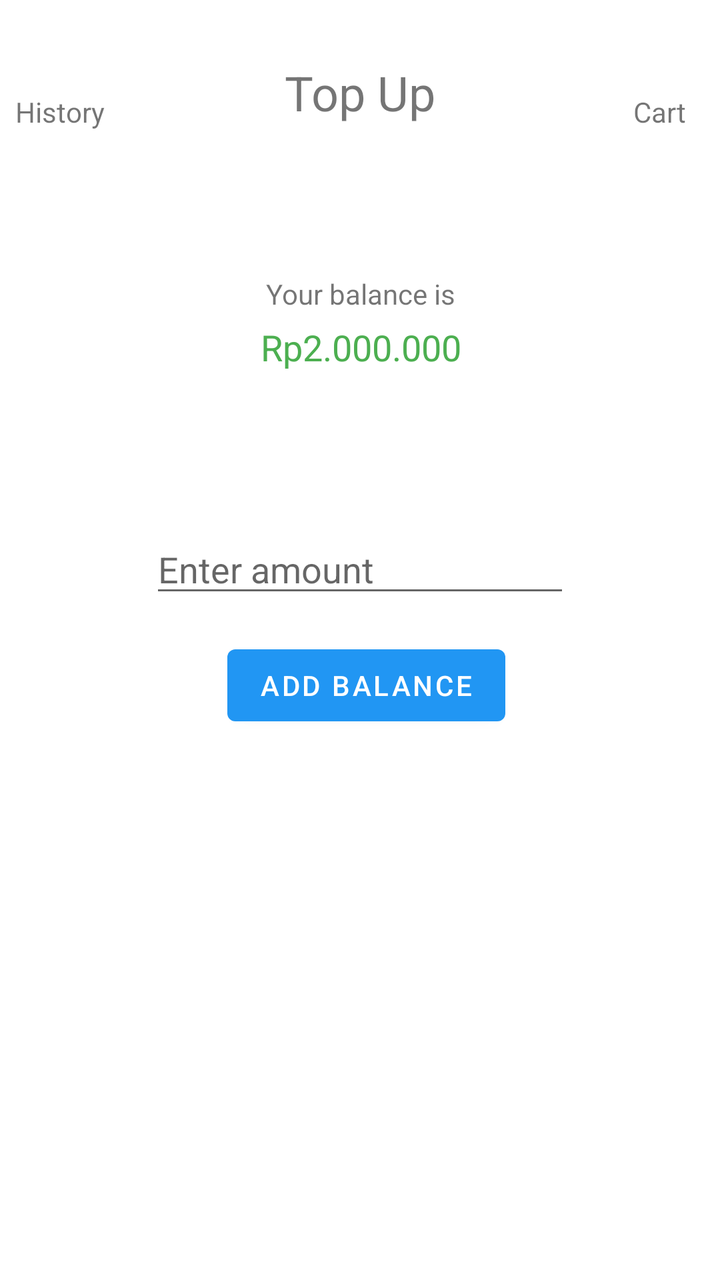
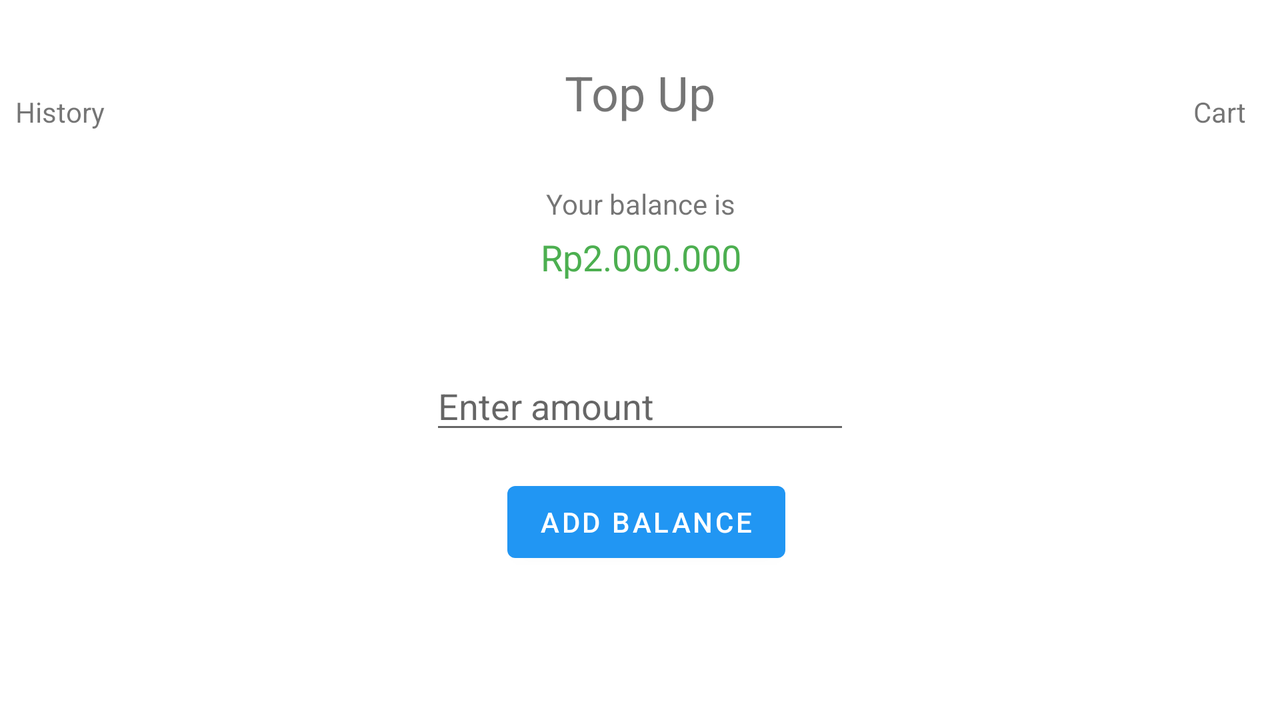

Two renders of one Android screen. The first uses the default layout on a phone; the second uses the alternative layout the repository ships for a different screen configuration, on a matching device. The two XML files are below.
<!-- AndroidManifest.xml: application theme Theme.BinusEzyFood -->
<!-- res/layout/activity_top_up.xml -->
<?xml version="1.0" encoding="utf-8"?>
<androidx.constraintlayout.widget.ConstraintLayout xmlns:android="http://schemas.android.com/apk/res/android"
    xmlns:app="http://schemas.android.com/apk/res-auto"
    xmlns:tools="http://schemas.android.com/tools"
    android:layout_width="match_parent"
    android:layout_height="match_parent"
    tools:context=".Activity.TopUpActivity">

    <TextView
        android:id="@+id/textViewBalance"
        android:layout_width="wrap_content"
        android:layout_height="wrap_content"
        android:layout_marginTop="5dp"
        android:text="Rp2.000.000"
        android:textColor="#4CAF50"
        android:textSize="18sp"
        app:layout_constraintEnd_toEndOf="@+id/textView21"
        app:layout_constraintStart_toStartOf="@+id/textView21"
        app:layout_constraintTop_toBottomOf="@+id/textView21" />

    <TextView
        android:id="@+id/textView21"
        android:layout_width="wrap_content"
        android:layout_height="wrap_content"
        android:layout_marginTop="75dp"
        android:text="Your balance is"
        app:layout_constraintEnd_toEndOf="@+id/textViewBinusEzyFood2"
        app:layout_constraintHorizontal_bias="0.498"
        app:layout_constraintStart_toStartOf="@+id/textViewBinusEzyFood2"
        app:layout_constraintTop_toBottomOf="@+id/textViewBinusEzyFood2" />

    <TextView
        android:id="@+id/textView12"
        android:layout_width="wrap_content"
        android:layout_height="wrap_content"
        android:text="Cart"
        app:layout_constraintEnd_toEndOf="@+id/buttonCart3"
        app:layout_constraintStart_toStartOf="@+id/buttonCart3"
        app:layout_constraintTop_toBottomOf="@+id/buttonCart3" />

    <TextView
        android:id="@+id/textViewBinusEzyFood2"
        android:layout_width="wrap_content"
        android:layout_height="wrap_content"
        android:layout_marginTop="30dp"
        android:text="Top Up"
        android:textSize="24sp"
        app:layout_constraintEnd_toEndOf="parent"
        app:layout_constraintStart_toStartOf="parent"
        app:layout_constraintTop_toTopOf="parent" />

    <TextView
        android:id="@+id/textView13"
        android:layout_width="wrap_content"
        android:layout_height="wrap_content"
        android:layout_marginStart="5dp"
        android:layout_marginLeft="5dp"
        android:text="History"
        app:layout_constraintEnd_toEndOf="@+id/buttonHistory3"
        app:layout_constraintStart_toStartOf="@+id/buttonHistory3"
        app:layout_constraintTop_toBottomOf="@+id/buttonHistory3" />

    <ImageButton
        android:id="@+id/buttonCart3"
        android:layout_width="wrap_content"
        android:layout_height="wrap_content"
        android:layout_marginEnd="30dp"
        android:layout_marginRight="30dp"
        android:background="#FFFFFF"
        android:onClick="clickCart"
        app:layout_constraintBottom_toBottomOf="@+id/textViewBinusEzyFood2"
        app:layout_constraintEnd_toEndOf="parent"
        app:layout_constraintTop_toTopOf="@+id/textViewBinusEzyFood2"
        app:srcCompat="@drawable/icons8_shopping_cart_48" />

    <ImageButton
        android:id="@+id/buttonHistory3"
        android:layout_width="wrap_content"
        android:layout_height="wrap_content"
        android:layout_marginStart="30dp"
        android:layout_marginLeft="30dp"
        android:background="#FFFFFF"
        android:onClick="clickHistory"
        app:layout_constraintBottom_toBottomOf="@+id/textViewBinusEzyFood2"
        app:layout_constraintStart_toStartOf="parent"
        app:layout_constraintTop_toTopOf="@+id/textViewBinusEzyFood2"
        app:srcCompat="@drawable/icons8_order_history_48" />

    <EditText
        android:id="@+id/editTextAmount"
        android:layout_width="wrap_content"
        android:layout_height="wrap_content"
        android:layout_marginTop="200dp"
        android:ems="10"
        android:hint="Enter amount"
        android:inputType="numberDecimal"
        app:layout_constraintEnd_toEndOf="@+id/textViewBinusEzyFood2"
        app:layout_constraintStart_toStartOf="@+id/textViewBinusEzyFood2"
        app:layout_constraintTop_toBottomOf="@+id/textViewBinusEzyFood2" />

    <Button
        android:id="@+id/buttonAddBalance"
        android:layout_width="wrap_content"
        android:layout_height="wrap_content"
        android:layout_marginTop="15dp"
        android:onClick="clickAddBalance"
        android:text="Add Balance"
        app:layout_constraintEnd_toEndOf="@+id/editTextAmount"
        app:layout_constraintHorizontal_bias="0.543"
        app:layout_constraintStart_toStartOf="@+id/editTextAmount"
        app:layout_constraintTop_toBottomOf="@+id/editTextAmount" />
</androidx.constraintlayout.widget.ConstraintLayout>
<!-- resources referenced by this layout -->
<resources>
  <style name="Theme.BinusEzyFood" parent="Theme.MaterialComponents.DayNight.DarkActionBar">
          
          <item name="colorPrimary">@color/blue</item>
          <item name="colorPrimaryVariant">@color/darkblue</item>
          <item name="colorOnPrimary">@color/white</item>
          
          <item name="colorSecondary">@color/teal_200</item>
          <item name="colorSecondaryVariant">@color/teal_700</item>
          <item name="colorOnSecondary">@color/black</item>
          
          <item name="android:statusBarColor" tools:targetApi="l">?attr/colorPrimaryVariant</item>
          
      </style>
  <color name="blue">#2196F3</color>
  <color name="darkblue">#1773BC</color>
  <color name="white">#FFFFFFFF</color>
  <color name="teal_200">#FF03DAC5</color>
  <color name="teal_700">#FF018786</color>
  <color name="black">#FF000000</color>
</resources>
<!-- res/layout-land/activity_top_up.xml (the repository's variant of the layout above) -->
<!-- drawn on the phone turned sideways -->
<?xml version="1.0" encoding="utf-8"?>
<androidx.constraintlayout.widget.ConstraintLayout xmlns:android="http://schemas.android.com/apk/res/android"
    xmlns:app="http://schemas.android.com/apk/res-auto"
    xmlns:tools="http://schemas.android.com/tools"
    android:layout_width="match_parent"
    android:layout_height="match_parent"
    tools:context=".Activity.TopUpActivity">

    <TextView
        android:id="@+id/textViewBalance"
        android:layout_width="wrap_content"
        android:layout_height="wrap_content"
        android:layout_marginTop="5dp"
        android:text="Rp2.000.000"
        android:textColor="#4CAF50"
        android:textSize="18sp"
        app:layout_constraintEnd_toEndOf="@+id/textView21"
        app:layout_constraintStart_toStartOf="@+id/textView21"
        app:layout_constraintTop_toBottomOf="@+id/textView21" />

    <TextView
        android:id="@+id/textView21"
        android:layout_width="wrap_content"
        android:layout_height="wrap_content"
        android:layout_marginTop="30dp"
        android:text="Your balance is"
        app:layout_constraintEnd_toEndOf="@+id/textViewBinusEzyFood2"
        app:layout_constraintHorizontal_bias="0.498"
        app:layout_constraintStart_toStartOf="@+id/textViewBinusEzyFood2"
        app:layout_constraintTop_toBottomOf="@+id/textViewBinusEzyFood2" />

    <TextView
        android:id="@+id/textView12"
        android:layout_width="wrap_content"
        android:layout_height="wrap_content"
        android:text="Cart"
        app:layout_constraintEnd_toEndOf="@+id/buttonCart3"
        app:layout_constraintStart_toStartOf="@+id/buttonCart3"
        app:layout_constraintTop_toBottomOf="@+id/buttonCart3" />

    <TextView
        android:id="@+id/textViewBinusEzyFood2"
        android:layout_width="wrap_content"
        android:layout_height="wrap_content"
        android:layout_marginTop="30dp"
        android:text="Top Up"
        android:textSize="24sp"
        app:layout_constraintEnd_toEndOf="parent"
        app:layout_constraintStart_toStartOf="parent"
        app:layout_constraintTop_toTopOf="parent" />

    <TextView
        android:id="@+id/textView13"
        android:layout_width="wrap_content"
        android:layout_height="wrap_content"
        android:layout_marginStart="5dp"
        android:layout_marginLeft="5dp"
        android:text="History"
        app:layout_constraintEnd_toEndOf="@+id/buttonHistory3"
        app:layout_constraintStart_toStartOf="@+id/buttonHistory3"
        app:layout_constraintTop_toBottomOf="@+id/buttonHistory3" />

    <ImageButton
        android:id="@+id/buttonCart3"
        android:layout_width="wrap_content"
        android:layout_height="wrap_content"
        android:layout_marginEnd="30dp"
        android:layout_marginRight="30dp"
        android:background="#FFFFFF"
        android:onClick="clickCart"
        app:layout_constraintBottom_toBottomOf="@+id/textViewBinusEzyFood2"
        app:layout_constraintEnd_toEndOf="parent"
        app:layout_constraintTop_toTopOf="@+id/textViewBinusEzyFood2"
        app:srcCompat="@drawable/icons8_shopping_cart_48" />

    <ImageButton
        android:id="@+id/buttonHistory3"
        android:layout_width="wrap_content"
        android:layout_height="wrap_content"
        android:layout_marginStart="30dp"
        android:layout_marginLeft="30dp"
        android:background="#FFFFFF"
        android:onClick="clickHistory"
        app:layout_constraintBottom_toBottomOf="@+id/textViewBinusEzyFood2"
        app:layout_constraintStart_toStartOf="parent"
        app:layout_constraintTop_toTopOf="@+id/textViewBinusEzyFood2"
        app:srcCompat="@drawable/icons8_order_history_48" />

    <EditText
        android:id="@+id/editTextAmount"
        android:layout_width="wrap_content"
        android:layout_height="wrap_content"
        android:layout_marginTop="40dp"
        android:ems="10"
        android:hint="Enter amount"
        android:inputType="numberDecimal"
        app:layout_constraintEnd_toEndOf="@+id/textViewBinusEzyFood2"
        app:layout_constraintStart_toStartOf="@+id/textViewBinusEzyFood2"
        app:layout_constraintTop_toBottomOf="@+id/textViewBalance" />

    <Button
        android:id="@+id/buttonAddBalance"
        android:layout_width="wrap_content"
        android:layout_height="wrap_content"
        android:layout_marginTop="15dp"
        android:onClick="clickAddBalance"
        android:text="Add Balance"
        app:layout_constraintEnd_toEndOf="@+id/editTextAmount"
        app:layout_constraintHorizontal_bias="0.543"
        app:layout_constraintStart_toStartOf="@+id/editTextAmount"
        app:layout_constraintTop_toBottomOf="@+id/editTextAmount" />
</androidx.constraintlayout.widget.ConstraintLayout>
